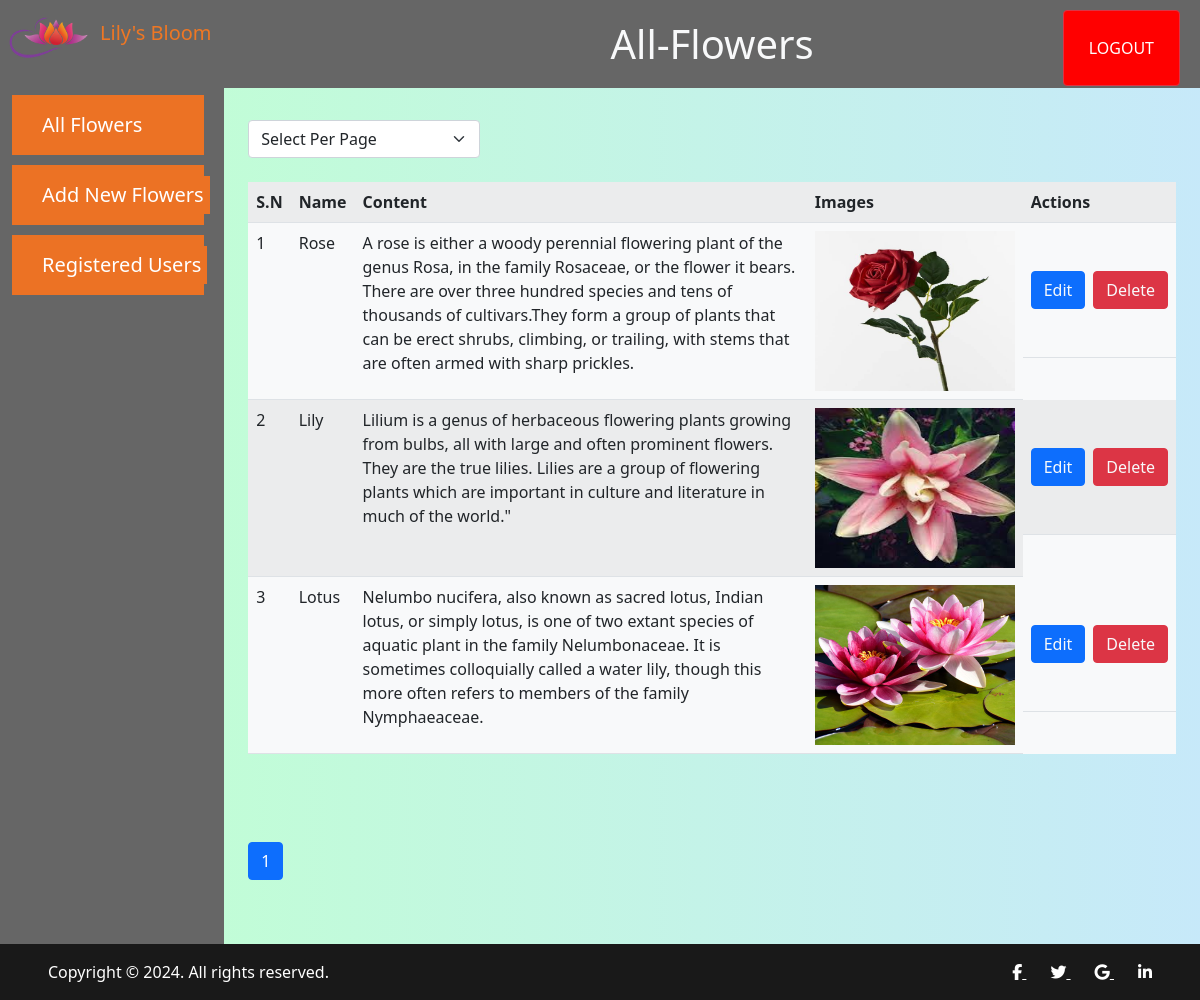
The app's page /admin?pages=all-flowers (signed in) with its own data.
### tables this page shows
CREATE TABLE `flower` (
  `flower_id` int(11) NOT NULL,
  `name` varchar(100) NOT NULL,
  `content` varchar(10000) NOT NULL,
  `images` varchar(1000) NOT NULL
);

### admin/pages/all-flowers.php (the view, shortened to what this page needs)
<?php
if( isset ($_SESSION['username']) && isset( $_SESSION['password'] ) ) {
include_once ("config.php");
$limit = isset($_GET['limit']) ? $_GET['limit'] : 5;
$page = isset($_GET['page']) ? $_GET['page'] : 1;
$offset = ($page - 1) * $limit;
$sql = "SELECT * FROM flower LIMIT {$offset}, {$limit}";
$result = mysqli_query($conn, $sql);
if (mysqli_num_rows($result) > 0) {
    ?>
    <div class="py-4 px-4">
        <div class="col-3 pb-4">
            <select class="form-select" id="recordsPerPage" aria-label="Default select example">
                <option selected>Select Per Page</option>
            </select>
        </div>
        <table class="table table-striped bg-light">
            <tr>
                <th>S.N</th>
                <th> Name</th>
                <th>Content</th>
                <th>Images</th>
                <th>Actions</th>
            </tr>
            <?php
            $i = 1;
            while ($row = mysqli_fetch_assoc($result)) {
                ?>
                <tr>
                    <td><?php echo $i; ?></td>
                    <td class="text-capitalize"><?php echo $row['name']; ?></td>
                    <td><?php echo $row['content']; ?></td>
                    <td><img src="pages/uploads/<?php echo $row['images']; ?>" alt="image" width="200px" height="160px"></td>
                    <td class="d-flex py-5">
                        <button class="btn btn-primary me-2">
                            <a href="?pages=edit-flowers&&id=<?php echo $row['flower_id']; ?>"
                                class="text-light text-decoration-none">
                                Edit
                            </a>
                        </button>
                        <button class=" btn btn-danger delete-btn">
                            <a href="?pages=delete-flowers&&id=<?php echo $row['flower_id']; ?>"
                                class="text-light text-decoration-none">
                                Delete
                            </a>
                        </button>
                    </td>
                </tr>
                <?php
                $i++;
            }
            ?>
        </table>
    </div>
    <?php
}
?>
<div class="pagination ms-4 py-5 text-center">
    <nav aria-label="Page navigation example mx-auto">
        <?php
        $sql1 = "SELECT * FROM flower";
        $result1 = mysqli_query($conn, $sql1);
        if (mysqli_num_rows($result1) > 0) {
            $total_records = mysqli_num_rows($result1);
            $total_pages = ceil($total_records / $limit);
            ?>
            <ul class="pagination justify-content-center">
                    <?php
                for ($i = 1; $i <= $total_pages; $i++) {
                    if ($i == $page) {
                        $active = 'active';
                    } else {
                        $active = '';
                    }
                    ?>
                    <li class="page-item <?php echo $active; ?>"><a class="page-link"
                            href="http://localhost/flowers/admin/?pages=all-flowers&&page= <?php echo $i; ?>"><?php echo $i; ?></a>
                    </li>
                    <?php
                }
                    ?>
            </ul>
            <?php
        }
        ?>
    </nav>
</div>
<?php
} else {
    header( "Location: http://localhost/flowers/admin/login.php");
}
?>

### records on screen
flower: name "Rose", content "A rose is either a woody perennial flowering plant of the genus Rosa, in the family Rosaceae, or the flower it bears. There are over three hundred species and tens of thousands of cultivars.They form a group of plants that can be erect shrubs, climbing, or trailing, with stems that are often armed with sharp prickles.", images (picture)
flower: name "Lily", content "Lilium is a genus of herbaceous flowering plants growing from bulbs, all with large and often prominent flowers. They are the true lilies. Lilies are a group of flowering plants which are important in culture and literature in much of the world.\"", images (picture)
flower: name "Lotus", content "Nelumbo nucifera, also known as sacred lotus, Indian lotus, or simply lotus, is one of two extant species of aquatic plant in the family Nelumbonaceae. It is sometimes colloquially called a water lily, though this more often refers to members of the family Nymphaeaceae.", images (picture)

### other values on screen
$_GET['pages'] "All-Flowers"
